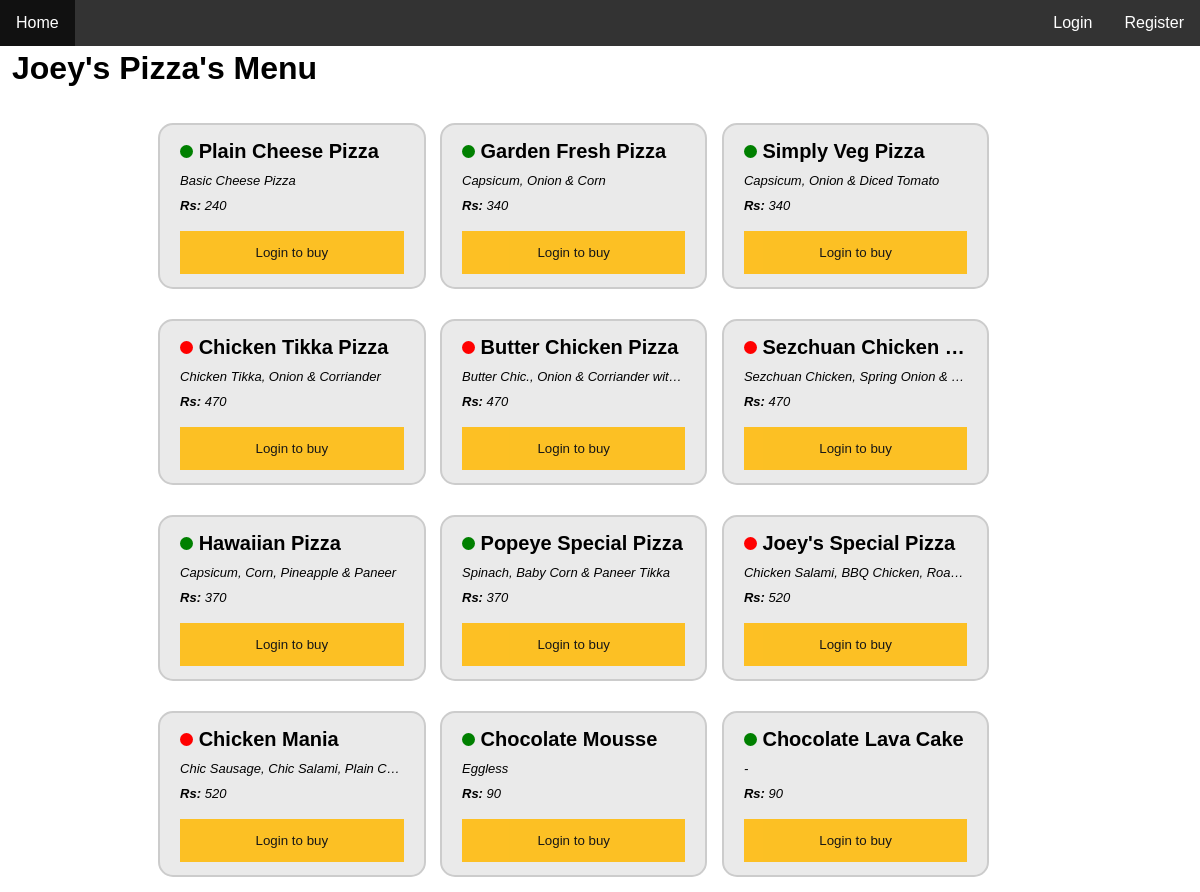
The app's page /menu.php?id=1 with its own data.
### tables this page shows
CREATE TABLE `restaurant` (
  `id` int(11) NOT NULL,
  `username` varchar(20) NOT NULL,
  `password` varchar(20) NOT NULL,
  `name` varchar(50) NOT NULL,
  `address` varchar(255) NOT NULL,
  `cuisine` varchar(255) DEFAULT NULL
);

CREATE TABLE `menuitem` (
  `id` int(11) NOT NULL,
  `restaurant_id` int(11) NOT NULL,
  `name` varchar(50) NOT NULL,
  `description` varchar(255) NOT NULL,
  `isVeg` tinyint(1) NOT NULL,
  `cost` float NOT NULL,
  `gst` float NOT NULL DEFAULT '5'
);

### menu.php (the view, shortened to what this page needs)
<?php
	require './resource/config.php';
	if (isset($_GET['id'])) {
		$id = $_GET['id'];
		$stmt = $conn->prepare("SELECT * FROM restaurant WHERE id = ?") or trigger_error($conn->error, E_USER_ERROR);
		$stmt->bind_param("i", $id);
		$stmt->execute() or trigger_error($conn->error, E_USER_ERROR);
		$result = $stmt->get_result();
		if ($result->num_rows > 0){
			$row = $result->fetch_assoc();
			$name = $row['name'];
			$self = 0;
		}
		else {
			header('location: ./');
		}
	}
?>
<!DOCTYPE html>
<html>
<head>
	<link rel="stylesheet" href="https://cdnjs.cloudflare.com/ajax/libs/font-awesome/4.7.0/css/font-awesome.min.css">
	<link rel="stylesheet" href="./resource/style.css">
</head>
</head>
<body>
	<?php $page='menu'; require './template/nav.php'; ?>
	<main>
		<h1><?php
			echo $name."'s Menu";
		?></h1>
		<div class="profile" id="details" style="display: block;">
			<div class="restaurant-list">
				<?php
				if (isset($row['isVeg']) && ($row['isVeg'] == 1)) {
					$stmt = $conn->prepare("SELECT * FROM menuitem WHERE restaurant_id = ? ORDER BY isVeg DESC");
					echo "<p style='margin: 0;'>Showing Veg items first as per your <a href='./customer/' style='text-decoration: none; color: blue;'>preference</a></p>";
				}
				else {
					$stmt = $conn->prepare("SELECT * FROM menuitem WHERE restaurant_id = ?");
				}
				$stmt->bind_param("i", $id);
				$stmt->execute();
				$result = $stmt->get_result();
				while($row = $result->fetch_assoc()) {
				?>
				<div class="restaurant-item">
					<p class="r-name"><?php if ($row['isVeg'] == 1){ echo "<span class='veg'></span>"; } else { echo "<span class='non-veg'></span>"; } echo ' '.$row['name']; ?></p>
					<p class="r-description"><?php echo $row['description']; ?></p>
					<p class="r-cost"><?php echo $row['cost']; ?></p>
					<?php
					if ($self) {
					?>
					<p class="r-menu"><button class="addbtn" onclick="editItem(this)">Edit Item</button><button class= "canbtn" style="float: right;" onclick="deleteItem(this)">Delete Item</button></p>
					<?php
					} else {
					?>
						<button type="submit" onclick="document.getElementById('login_form').style.display='block'">Login to buy</button>
					<?php
					}
					?>
				</div>
			<?php } ?>
			</div>
		</div>
	</main>
</body>
</html>

### resource/style.css (style rules this page uses)
body { font-family: Arial, Helvetica, sans-serif; margin: 0; }
button { background-color: #FFBC0F; color: black; padding: 14px 20px; margin: 8px 0; border: none; cursor: pointer; width: 100%; opacity: 0.9; }
main { padding: 0 1%; margin-top: 50px; }
.restaurant-list { margin: 0 12%; }
.restaurant-item { border: 2px solid #CCC; background: #eaeaea; border-radius: 15px; padding: 5px 20px; margin: 15px 5px; display: inline-block; width: 25%; }
.r-name, .r-address, .r-cuisine, .r-description, .r-cost, .r-quantity { margin: 10px 0; overflow: hidden; white-space: nowrap; text-overflow: ellipsis; }
.r-name { font-size: 20px; font-weight: bold; }
.r-address, .r-cuisine, .r-description, .r-cost, .r-quantity { font-size: 13px; font-style: italic; }
.veg, .non-veg { height: 13px; width: 13px; border-radius: 50%; display: inline-block; }
.veg { background-color: green; }
.non-veg { background-color: red; }
.r-cost::before { content: "Rs: "; font-weight: bold; }

### records on screen
restaurant: name "Joey's Pizza"
menuitem: isVeg 1 (drawn), name "Plain Cheese Pizza", description "Basic Cheese Pizza", cost "240"
menuitem: isVeg 1 (drawn), name "Garden Fresh Pizza", description "Capsicum, Onion & Corn", cost "340"
menuitem: isVeg 1 (drawn), name "Simply Veg Pizza", description "Capsicum, Onion & Diced Tomato", cost "340"
menuitem: isVeg 0 (drawn), name "Chicken Tikka Pizza", description "Chicken Tikka, Onion & Corriander", cost "470"
menuitem: isVeg 0 (drawn), name "Butter Chicken Pizza", description "Butter Chic., Onion & Corriander wit…", cost "470"
menuitem: isVeg 0 (drawn), name "Sezchuan Chicken…", description "Sezchuan Chicken, Spring Onion &…", cost "470"
menuitem: isVeg 1 (drawn), name "Hawaiian Pizza", description "Capsicum, Corn, Pineapple & Paneer", cost "370"
menuitem: isVeg 1 (drawn), name "Popeye Special Pizza", description "Spinach, Baby Corn & Paneer Tikka", cost "370"
menuitem: isVeg 0 (drawn), name "Joey's Special Pizza", description "Chicken Salami, BBQ Chicken, Roa…", cost "520"
menuitem: isVeg 0 (drawn), name "Chicken Mania", description "Chic Sausage, Chic Salami, Plain C…", cost "520"
menuitem: isVeg 1 (drawn), name "Chocolate Mousse", description "Eggless", cost "90"
menuitem: isVeg 1 (drawn), name "Chocolate Lava Cake", description "-", cost "90"
